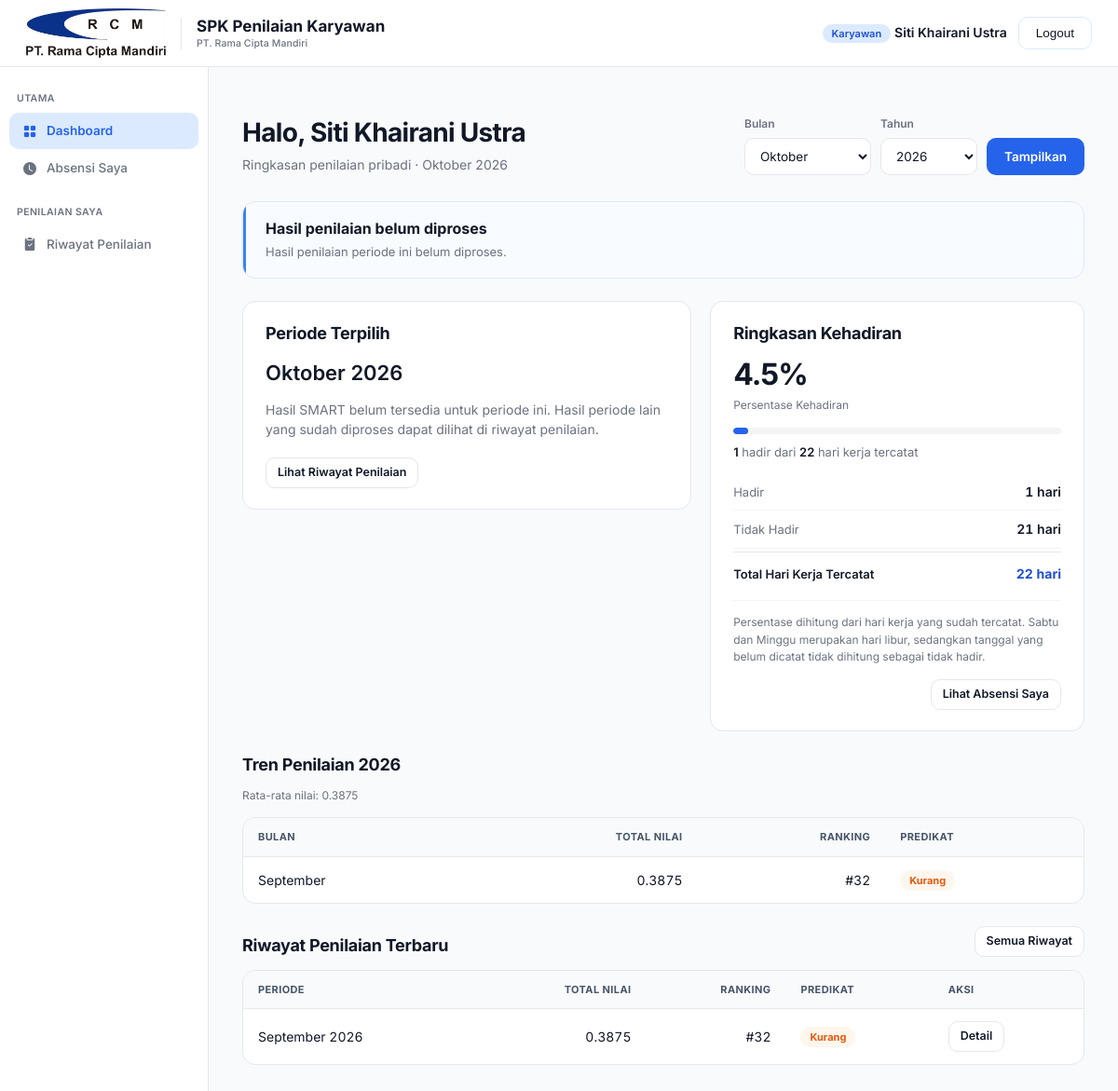
The page /dashboard/ (signed in) on the database its author committed.
### rama_cipta_mandiri/models.py (models this page shows, shortened)
class Karyawan(models.Model):
    JABATAN_CHOICES = [
        ('kabag_ga_personalia', 'Kabag. GA dan Personalia'),
        ('kabag_administrasi', 'Kabag. Administrasi'),
        ('kabag_gudang', 'Kabag. Gudang'),
        ('kabag_rnd_qc', 'Kabag. R&D dan QC'),
        ('kabag_produksi', 'Kabag. Produksi'),
        ('staff_produksi', 'Staff Produksi'),
        ('staff_rnd_qc', 'Staff R&D dan QC'),
        ('kabag_maintenance', 'Kabag. Maintenance'),
        ('operator', 'Operator'),
    ]
    user = models.OneToOneField(User, on_delete=models.CASCADE, null=True, blank=True)
    nama = models.CharField(max_length=100)
    jabatan = models.CharField(max_length=30, choices=JABATAN_CHOICES, blank=True)
    aktif = models.BooleanField(default=True)
    tanggal_masuk = models.DateField(null=True, blank=True)
    class Meta:
        verbose_name = "Karyawan"
        verbose_name_plural = "Karyawan"
        ordering = ['nama']

class HasilSmart(models.Model):
    alternatif = models.OneToOneField(Alternatif, on_delete=models.CASCADE, related_name='hasil')
    total_nilai = models.FloatField()
    ranking = models.PositiveIntegerField()
    predikat = models.CharField(max_length=20)
    class Meta:
        verbose_name = "Hasil SMART"
        verbose_name_plural = "Hasil SMART"
        ordering = ['ranking']

class Alternatif(models.Model):
    periode = models.ForeignKey(Periode, on_delete=models.CASCADE, related_name='alternatif')
    karyawan = models.ForeignKey(Karyawan, on_delete=models.CASCADE)
    kode = models.CharField(max_length=20, blank=True, help_text="Kode alternatif, mis. A1, A2 (opsional, auto jika kosong)")
    class Meta:
        verbose_name = "Alternatif"
        verbose_name_plural = "Alternatif"
        unique_together = ['karyawan', 'periode']
        ordering = ['kode']

class Periode(models.Model):
    bulan = models.IntegerField()
    tahun = models.IntegerField()
    BULAN_LABEL = [
        '', 'Januari', 'Februari', 'Maret', 'April', 'Mei', 'Juni',
        'Juli', 'Agustus', 'September', 'Oktober', 'November', 'Desember',
    ]
    class Meta:
        verbose_name = "Periode"
        verbose_name_plural = "Periode"
        unique_together = ['bulan', 'tahun']
        ordering = ['-tahun', '-bulan']
    def __str__(self):
        return f"{self.BULAN_LABEL[self.bulan]} {self.tahun}"

### rama_cipta_mandiri/views/karyawan.py (the view, shortened to what this page needs)
# urls.py: path('dashboard/', karyawan.dashboard_karyawan, name='dashboard_karyawan'),
@karyawan_required
def dashboard_karyawan(request):
    karyawan = request.user.karyawan
    context = _filter_periode(request, karyawan)
    bulan, tahun = context['bulan_dipilih'], context['tahun_dipilih']
    periode = Periode.objects.filter(bulan=bulan, tahun=tahun).first()
    alternatif = Alternatif.objects.filter(
        karyawan=karyawan, periode=periode).select_related('periode', 'hasil').first() if periode else None
    hasil = getattr(alternatif, 'hasil', None)
    _, ringkasan = _data_absensi(alternatif)
    hasil_qs = _hasil_karyawan(karyawan)
    hasil_sebelumnya = None
    perbandingan = None
    breakdown = []
    tren = list(hasil_qs.filter(alternatif__periode__tahun=tahun).order_by('alternatif__periode__bulan'))
    today = date.today()
    context.update({
        'karyawan': karyawan, 'periode_dipilih': periode,
        'is_bulan_berjalan': (bulan, tahun) == (today.month, today.year),
        'alternatif_dipilih': alternatif, 'hasil_dipilih': hasil,
        'breakdown_kriteria': breakdown, 'ringkasan_absensi': ringkasan,
        'hasil_sebelumnya': hasil_sebelumnya, 'perbandingan': perbandingan,
        'tahun_ini': tahun,
        'tren_tahun_ini': [{
            'bulan': h.alternatif.periode.bulan, 'bulan_label': BULAN_LABEL[h.alternatif.periode.bulan],
            'total_nilai': h.total_nilai, 'ranking': h.ranking, 'predikat': h.predikat,
            'is_dipilih': h.alternatif.periode.bulan == bulan,
        } for h in tren],
        'rata_rata_tahun_ini': sum(h.total_nilai for h in tren) / len(tren) if tren else None,
        'riwayat_terbaru': list(hasil_qs[:5]),
    })
    return render(request, 'karyawan/dashboard.html', context)

### rama_cipta_mandiri/templates/karyawan/dashboard.html (shortened to what this page needs)
{% extends 'base.html' %}
{% load static %}
{% block extra_css %}
<link rel="stylesheet" href="{% static 'css/karyawan_portal.css' %}">
<link rel="stylesheet" href="{% static 'css/dashboard_karyawan.css' %}">
{% endblock %}
{% block content %}
<div class="karyawan-portal dashboard-portal">
<div class="page-header-row">
    <div class="page-header">
        <h1>Halo, {{ karyawan.nama }}</h1>
        <p>Ringkasan penilaian pribadi &middot; {{ label_periode }}</p>
    </div>
    {% include 'karyawan/partials/filter_periode.html' %}
</div>
{% if hasil_dipilih %}
    {% include 'karyawan/partials/ringkasan_hasil.html' with hasil=hasil_dipilih %}
{% else %}
    <section class="card karyawan-status" aria-labelledby="smart-status-title">
        <h2 id="smart-status-title">{% if not periode_dipilih %}Periode belum tersedia{% elif not alternatif_dipilih %}Penilaian belum tersedia{% else %}Hasil penilaian belum diproses{% endif %}</h2>
        <p>{% if not periode_dipilih %}Belum ada data periode untuk bulan/tahun yang dipilih.{% elif not alternatif_dipilih %}Belum ada data penilaian Anda untuk periode ini.{% else %}Hasil penilaian periode ini belum diproses.{% endif %}</p>
    </section>
{% endif %}
<div class="dashboard-overview">
{% if hasil_dipilih %}
<section class="card dashboard-comparison-panel" aria-labelledby="perbandingan-title">
    <div class="karyawan-section-header"><h2 id="perbandingan-title">Perbandingan Periode Sebelumnya</h2></div>
    {% if perbandingan %}
    <div>
        <p class="karyawan-muted">{{ hasil_sebelumnya.alternatif.periode }} &rarr; {{ periode_dipilih }} (periode terpilih).</p>
        <dl class="dashboard-comparison">
            <div>
                <dt>Total Nilai</dt>
                <dd>
                    <span class="dashboard-comparison-values">{{ hasil_sebelumnya.total_nilai|floatformat:4 }} &rarr; {{ hasil_dipilih.total_nilai|floatformat:4 }}</span>
                    <span class="karyawan-note karyawan-block {% if perbandingan.selisih_nilai > 0 %}karyawan-delta-positive{% elif perbandingan.selisih_nilai < 0 %}karyawan-delta-negative{% endif %}">Perubahan: {% if perbandingan.selisih_nilai > 0 %}+{% endif %}{{ perbandingan.selisih_nilai|floatformat:4 }}</span>
                </dd>
            </div>
            <div>
                <dt>Ranking</dt>
                <dd>
                    <span class="dashboard-comparison-values">#{{ hasil_sebelumnya.ranking }} &rarr; #{{ hasil_dipilih.ranking }}</span>
                    <span class="karyawan-note karyawan-block {% if hasil_dipilih.ranking < hasil_sebelumnya.ranking %}karyawan-delta-positive{% elif hasil_dipilih.ranking > hasil_sebelumnya.ranking %}karyawan-delta-negative{% endif %}">{{ perbandingan.perubahan_ranking }}</span>
                </dd>
            </div>
            <div>
                <dt>Persentase Kehadiran</dt>
                <dd>
                    <span class="dashboard-comparison-values">{% if perbandingan.absensi_sebelumnya %}{{ perbandingan.absensi_sebelumnya.persen_hadir|floatformat:1 }}%{% else %}Belum tersedia{% endif %} &rarr; {% if ringkasan_absensi %}{{ ringkasan_absensi.persen_hadir|floatformat:1 }}%{% else %}Belum tersedia{% endif %}</span>
                    <span class="karyawan-note karyawan-block {% if perbandingan.selisih_kehadiran > 0 %}karyawan-delta-positive{% elif perbandingan.selisih_kehadiran < 0 %}karyawan-delta-negative{% endif %}">
                        {% if perbandingan.selisih_kehadiran != None %}
                            Perubahan: {% if perbandingan.selisih_kehadiran > 0 %}+{% endif %}{{ perbandingan.selisih_kehadiran|floatformat:1 }} poin persentase
                        {% else %}
                            Perubahan belum dapat dibandingkan karena catatan kehadiran belum tersedia pada salah satu atau kedua periode.
                        {% endif %}
                    </span>
                </dd>
            </div>
        </dl>
    </div>
    {% else %}<p class="karyawan-panel-empty">Belum ada hasil SMART sebelumnya untuk dibandingkan.</p>{% endif %}
</section>
{% else %}
    <section class="card dashboard-period" aria-labelledby="periode-title">
        <div class="karyawan-section-header"><h2 id="periode-title">Periode Terpilih</h2></div>
        <p class="dashboard-period-value">{{ label_periode }}</p>
        <p class="karyawan-muted">Hasil SMART belum tersedia untuk periode ini. Hasil periode lain yang sudah diproses dapat dilihat di riwayat penilaian.</p>
        <a href="{% url 'riwayat_penilaian' %}" class="btn btn-outline btn-sm">Lihat Riwayat Penilaian</a>
    </section>
{% endif %}
    {% include 'karyawan/partials/ringkasan_absensi.html' with tautan_absensi=True %}
</div>
<div class="dashboard-history-grid">
<section class="karyawan-section" aria-labelledby="tren-title">
    <div class="karyawan-section-header"><h2 id="tren-title">Tren Penilaian {{ tahun_dipilih }}</h2>{% if rata_rata_tahun_ini != None %}<p class="karyawan-muted">Rata-rata nilai: {{ rata_rata_tahun_ini|floatformat:4 }}</p>{% endif %}</div>
    <div class="card table-card"><div class="table-scroll" tabindex="0" role="region" aria-label="Tren penilaian tahunan"><table>
        <thead><tr><th scope="col">Bulan</th><th scope="col" class="karyawan-numeric">Total nilai</th><th scope="col" class="karyawan-numeric">Ranking</th><th scope="col">Predikat</th></tr></thead>
        <tbody>{% for t in tren_tahun_ini %}<tr{% if t.is_dipilih %} class="dashboard-selected"{% endif %}><td>{{ t.bulan_label }}{% if t.is_dipilih %} (dipilih){% endif %}</td><td class="karyawan-numeric">{{ t.total_nilai|floatformat:4 }}</td><td class="karyawan-numeric">#{{ t.ranking }}</td><td><span class="badge badge-{{ t.predikat|slugify }}">{{ t.predikat }}</span></td></tr>
        {% empty %}<tr><td colspan="4"><div class="empty-state">Belum ada hasil penilaian pada tahun ini.</div></td></tr>{% endfor %}</tbody>
    </table></div></div>
</section>
<section class="karyawan-section" aria-labelledby="terbaru-title">
    <div class="karyawan-section-header"><h2 id="terbaru-title">Riwayat Penilaian Terbaru</h2><a class="btn btn-outline btn-sm" href="{% url 'riwayat_penilaian' %}">Semua Riwayat</a></div>
    <div class="card table-card"><div class="table-scroll" tabindex="0" role="region" aria-label="Hasil penilaian terbaru"><table>
        <thead><tr><th scope="col">Periode</th><th scope="col" class="karyawan-numeric">Total nilai</th><th scope="col" class="karyawan-numeric">Ranking</th><th scope="col">Predikat</th><th scope="col">Aksi</th></tr></thead>
        <tbody>{% for h in riwayat_terbaru %}<tr><td>{{ h.alternatif.periode }}</td><td class="karyawan-numeric">{{ h.total_nilai|floatformat:4 }}</td><td class="karyawan-numeric">#{{ h.ranking }}</td><td><span class="badge badge-{{ h.predikat|slugify }}">{{ h.predikat }}</span></td><td><a href="{% url 'detail_penilaian' h.alternatif_id %}" class="btn btn-outline btn-sm" aria-label="Detail penilaian {{ h.alternatif.periode }}">Detail</a></td></tr>
        {% empty %}<tr><td colspan="5"><div class="empty-state">Belum ada riwayat penilaian.</div></td></tr>{% endfor %}</tbody>
    </table></div></div>
</section>
</div>
</div>
{% endblock %}

### rama_cipta_mandiri/templates/base.html (shortened to what this page needs)
{% load static %}
<!DOCTYPE html>
<html lang="id">
<head>
    <link rel="stylesheet" href="https://cdnjs.cloudflare.com/ajax/libs/font-awesome/6.5.1/css/all.min.css">
    <link rel="stylesheet" href="https://cdn.jsdelivr.net/npm/bootstrap-icons@1.11.3/font/bootstrap-icons.min.css">
    <link rel="stylesheet" href="{% static 'css/base.css' %}">
    {% block extra_css %}{% endblock %}
</head>
<body>
    <div class="topbar">
        <div class="topbar-brand">
                <div class="topbar-logo">
                    <img src="{% static 'img/logo-rcm.jpeg' %}" alt="PT. Rama Cipta Mandiri">
                </div>
                <div class="topbar-app-name">
                    <span>SPK Penilaian Karyawan</span>
                    <small>PT. Rama Cipta Mandiri</small>
                </div>
            </div>
        {% if user.is_authenticated %}
        <div class="topbar-user">
            <span class="role-badge">{% if user.is_superuser %}Admin{% else %}Karyawan{% endif %}</span>
            <span class="username">{{ user.get_full_name|default:user.username }}</span>
            <button type="button" class="logout-btn" onclick="openLogoutModal()">Logout</button>
        </div>
        {% endif %}
    </div>
    {% if user.is_authenticated %}
        {% if user.is_superuser %}
            {% include 'partials/sidebar_admin.html' %}
        {% else %}
            {% include 'partials/sidebar_karyawan.html' %}
        {% endif %}
    {% endif %}
    <div class="main-content">
        {% block content %}{% endblock %}
    </div>
</body>
</html>

### rows shown on the page
Karyawan: nama "Siti Khairani Ustra"
HasilSmart: total_nilai "0.3875", predikat "Kurang", alternatif.periode "September 2026", total_nilai "0.3875", ranking "32", predikat "Kurang"

### other values the page prints
{{ user.get_full_name|default:user.username }} "Siti Khairani Ustra"
{{ label_periode }} "Oktober 2026"
{{ ringkasan_absensi.persen_hadir|floatformat:1 }} "4.5"
{{ ringkasan_absensi.hadir }} "1"
{{ ringkasan_absensi.total }} "22"
{{ ringkasan_absensi.tidak_hadir }} "21"
{{ tahun_dipilih }} "2026"
{{ rata_rata_tahun_ini|floatformat:4 }} "0.3875"
{{ t.bulan_label }} "September"
{{ t.ranking }} "32"
form field bulan "Oktober"
form field tahun "2026"
